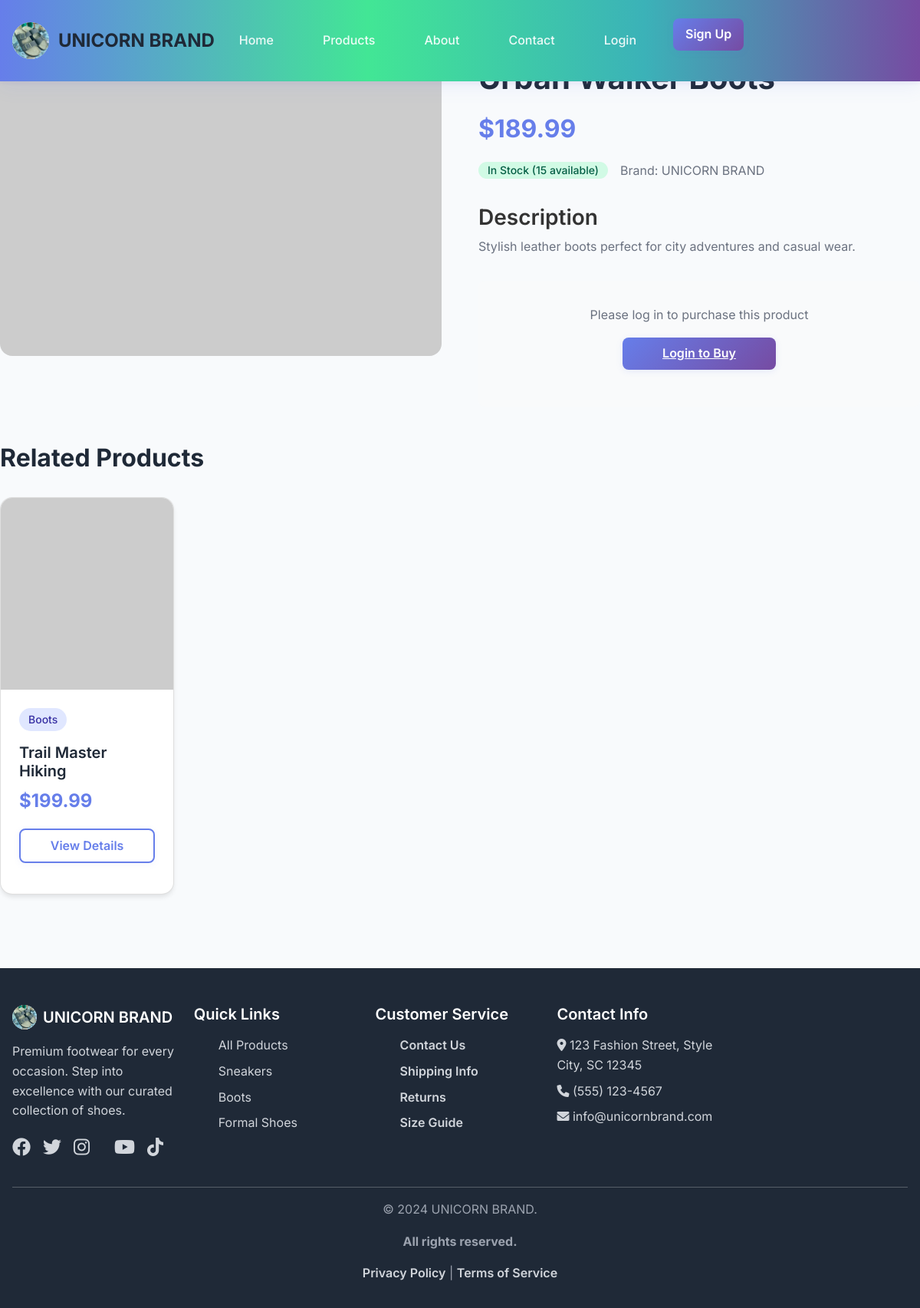
The app's page /product/2 with its own data.
### models/product.py (models this page shows, shortened)
class Product(db.Model):
    id = db.Column(db.Integer, primary_key=True)
    name = db.Column(db.String(100), nullable=False)
    description = db.Column(db.Text)
    price = db.Column(db.Float, nullable=False)
    category = db.Column(db.String(50), nullable=False)
    brand = db.Column(db.String(50), default='UNICORN BRAND')
    image_url = db.Column(db.String(200))
    stock_quantity = db.Column(db.Integer, default=0)
    sizes = db.Column(db.String(100))  # JSON string: "6,7,8,9,10,11,12"
    colors = db.Column(db.String(100))  # JSON string: "Black,White,Red"
    is_active = db.Column(db.Boolean, default=True)
    created_at = db.Column(db.DateTime, default=datetime.utcnow)
    updated_at = db.Column(db.DateTime, default=datetime.utcnow, onupdate=datetime.utcnow)
    order_items = db.relationship('OrderItem', backref='product', lazy=True)
    def is_in_stock(self):
        return self.stock_quantity > 0
    def formatted_price(self):
        return f"${self.price:.2f}"

### routes/main.py (the view)
@main_bp.route('/product/<int:id>')
def product_detail(id):
    product = Product.query.get_or_404(id)
    related_products = Product.query.filter(
        Product.category == product.category,
        Product.id != product.id,
        Product.is_active == True
    ).limit(4).all()
    return render_template('product_detail.html',
                         product=product,
                         related_products=related_products)

### templates/product_detail.html (shortened to what this page needs)
{% extends "base.html" %}
{% block content %}
<div class="container" style="padding: 2rem 0;">
    <div style="display: grid; grid-template-columns: 1fr 1fr; gap: 3rem; margin-bottom: 3rem;">
        <div>
            <img id="main-product-image" src="{{ product.image_url or '/static/images/placeholder-shoe.jpg' }}" alt="{{ product.name }}" style="width: 100%; border-radius: 1rem; margin-bottom: 1rem;">
        </div>
        <div>
            <span class="product-category">{{ product.category.title() }}</span>
            <h1 style="font-size: 2.5rem; font-weight: 700; margin-bottom: 1rem; color: #1f2937;">{{ product.name }}</h1>
            <p class="product-price" style="font-size: 2rem; margin-bottom: 1rem;">{{ product.formatted_price() }}</p>
            <div style="display: flex; gap: 1rem; align-items: center; margin-bottom: 2rem;">
                {% if product.is_in_stock() %}
                    <span class="badge badge-green">In Stock ({{ product.stock_quantity }} available)</span>
                {% else %}
                    <span class="badge badge-red">Out of Stock</span>
                {% endif %}
                <span style="color: #6b7280;">Brand: {{ product.brand }}</span>
            </div>
            <div style="margin-bottom: 2rem;">
                <h3 style="font-weight: 600; margin-bottom: 0.5rem;">Description</h3>
                <p style="color: #6b7280; line-height: 1.6;">{{ product.description or 'No description available.' }}</p>
            </div>
            {% if current_user.is_authenticated and product.is_in_stock() %}
                <form method="POST" action="{{ url_for('cart.add_to_cart') }}">
                    <input type="hidden" name="product_id" value="{{ product.id }}">
                    <div style="display: grid; grid-template-columns: 1fr 1fr; gap: 1rem; margin-bottom: 1.5rem;">
                        {% if product.get_sizes_list() %}
                            <div class="form-group">
                                <label class="form-label">Size</label>
                                <select name="size" class="form-control form-select" required>
                                    <option value="">Select Size</option>
                                    {% for size in product.get_sizes_list() %}
                                        <option value="{{ size.strip() }}">{{ size.strip() }}</option>
                                    {% endfor %}
                                </select>
                            </div>
                        {% endif %}
                        {% if product.get_colors_list() %}
                            <div class="form-group">
                                <label class="form-label">Color</label>
                                <select name="color" class="form-control form-select" required>
                                    <option value="">Select Color</option>
                                    {% for color in product.get_colors_list() %}
                                        <option value="{{ color.strip() }}">{{ color.strip() }}</option>
                                    {% endfor %}
                                </select>
                            </div>
                        {% endif %}
                    </div>
                    <div class="form-group">
                        <label class="form-label">Quantity</label>
                        <div class="quantity-control" style="display: flex; align-items: center; gap: 0.5rem; margin-bottom: 1.5rem;">
                            <button type="button" class="quantity-minus" style="background: #f3f4f6; border: 1px solid #d1d5db; width: 40px; height: 40px; border-radius: 0.375rem; cursor: pointer;">-</button>
                            <input type="number" name="quantity" value="1" min="1" max="{{ product.stock_quantity }}" class="quantity-input form-control" style="width: 80px; text-align: center;">
                            <button type="button" class="quantity-plus" style="background: #f3f4f6; border: 1px solid #d1d5db; width: 40px; height: 40px; border-radius: 0.375rem; cursor: pointer;">+</button>
                        </div>
                    </div>
                    <button type="submit" class="btn-primary add-to-cart-btn" style="width: 100%; padding: 1rem; font-size: 1.125rem;">
                        <i class="fas fa-shopping-cart"></i> Add to Cart
                    </button>
                </form>
            {% elif not current_user.is_authenticated %}
                <div class="text-center" style="padding: 2rem; background: #f9fafb; border-radius: 0.5rem;">
                    <p style="margin-bottom: 1rem; color: #6b7280;">Please log in to purchase this product</p>
                    <a href="{{ url_for('auth.login') }}" class="btn-primary">Login to Buy</a>
                </div>
            {% else %}
                <div class="text-center" style="padding: 2rem; background: #fee2e2; border-radius: 0.5rem;">
                    <p style="color: #991b1b; font-weight: 600;">This product is currently out of stock</p>
                </div>
            {% endif %}
        </div>
    </div>
    {% if related_products %}
        <section>
            <h2 style="font-size: 2rem; font-weight: 700; margin-bottom: 2rem; color: #1f2937;">Related Products</h2>
            <div class="grid grid-cols-4">
                {% for product in related_products %}
                    <div class="card product-card">
                        <img src="{{ product.image_url or '/static/images/placeholder-shoe.jpg' }}" alt="{{ product.name }}">
                        <div class="product-info">
                            <span class="product-category">{{ product.category.title() }}</span>
                            <h3 class="product-title">{{ product.name }}</h3>
                            <p class="product-price">{{ product.formatted_price() }}</p>
                            <a href="{{ url_for('main.product_detail', id=product.id) }}" class="btn-outline" style="width: 100%; text-align: center; text-decoration: none;">
                                View Details
                            </a>
                        </div>
                    </div>
                {% endfor %}
            </div>
        </section>
    {% endif %}
</div>
{% endblock %}

### static/css/style.css (style rules this page uses)
* { margin: 0; padding: 0; box-sizing: border-box; }
body { font-family: 'Inter', sans-serif; line-height: 1.6; color: #333; background-color: #f8fafc; }
.btn-primary { background: linear-gradient(135deg, #667eea 0%, #764ba2 100%); border: none; padding: 0.5rem 1rem; border-radius: 0.5rem; font-weight: 600; transition: color 0.2s, background 0.2s, box-shadow 0.25s, transform 0.18s cubic-bezier(0.4,1.6,0.4,1); width: 100%; max-width: 200px; margin: 0 auto 1rem auto; display: block; box-shadow: 0 2px 8px rgba(102,126,234,0.13); }
.btn-outline { border: 2px solid #667eea; color: #667eea; background: transparent; padding: 0.5rem 1rem; border-radius: 0.5rem; font-weight: 600; transition: color 0.2s, background 0.2s, box-shadow 0.25s, transform 0.18s cubic-bezier(0.4,1.6,0.4,1); text-decoration: none !important; display: block; width: 100%; max-width: 200px; margin: 0 auto 1rem auto; box-shadow: 0 2px 8px rgba(102,126,234,0.08); }
.card, .dashboard-card { background: white; border-radius: 1rem; box-shadow: 0 4px 6px -1px rgba(0, 0, 0, 0.1); transition: transform 0.3s ease, box-shadow 0.3s ease; overflow: hidden; }
.product-card { position: relative; }
.product-card img { width: 100%; height: 250px; object-fit: cover; }
.product-info { padding: 1.5rem; }
.product-title { font-size: 1.25rem; font-weight: 600; margin-bottom: 0.5rem; color: #1f2937; }
.product-price { font-size: 1.5rem; font-weight: 700; color: #667eea; margin-bottom: 1rem; }
.product-category { display: inline-block; background: #e0e7ff; color: #3730a3; padding: 0.25rem 0.75rem; border-radius: 9999px; font-size: 0.875rem; font-weight: 500; margin-bottom: 1rem; }
.badge { display: inline-block; padding: 0.25rem 0.75rem; border-radius: 9999px; font-size: 0.875rem; font-weight: 500; }
.badge-green { background: #d1fae5; color: #065f46; }
.container { max-width: 1200px; margin: 0 auto; padding: 0 1rem; }
.text-center { text-align: center; }
.grid { display: grid; gap: 1rem; }
.grid-cols-4 { grid-template-columns: repeat(auto-fill, minmax(220px, 1fr)); }
img, video, iframe { max-width: 100%; height: auto; display: block; }
html, body { overflow-x: hidden; }

### records on screen
Product: category "Boots", name "Urban Walker Boots", formatted_price "$189.99", stock_quantity "15", brand "UNICORN BRAND", description "Stylish leather boots perfect for city adventures and casual wear."
Product: category "Boots", name "Trail Master Hiking", formatted_price "$199.99"
